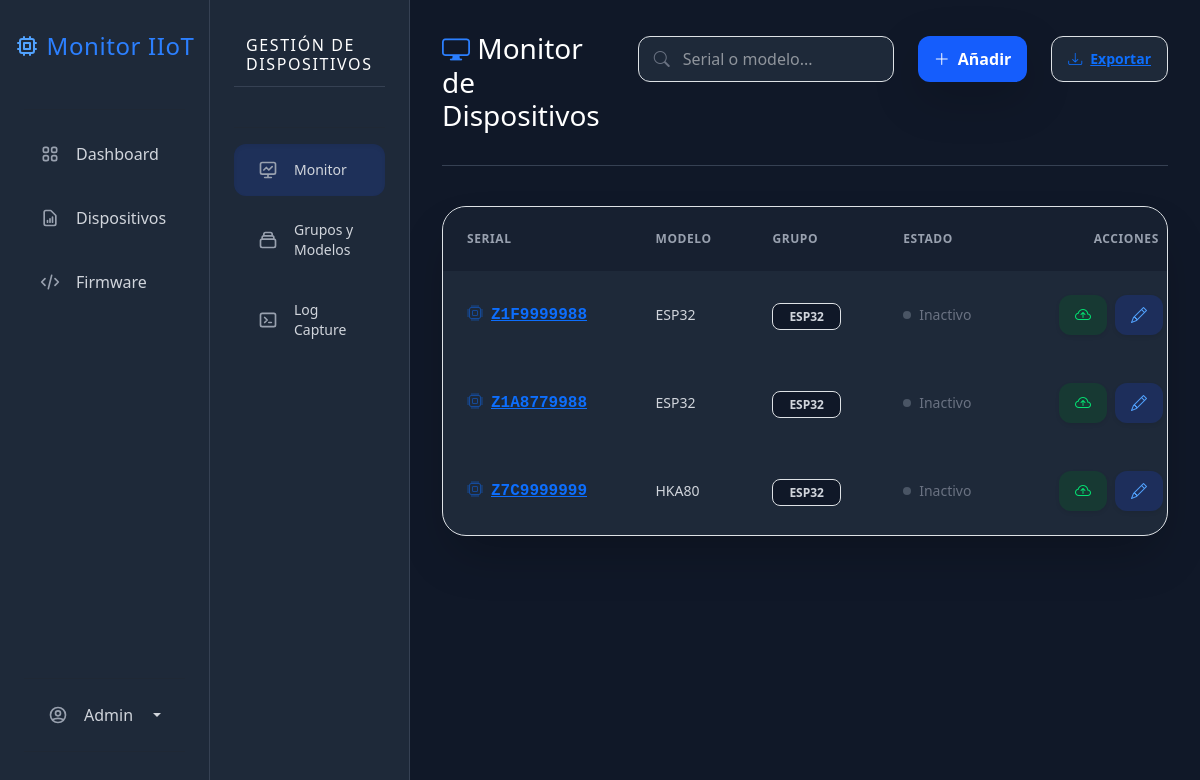
The page /dispositivos/ (signed in) on the database as committed earlier.
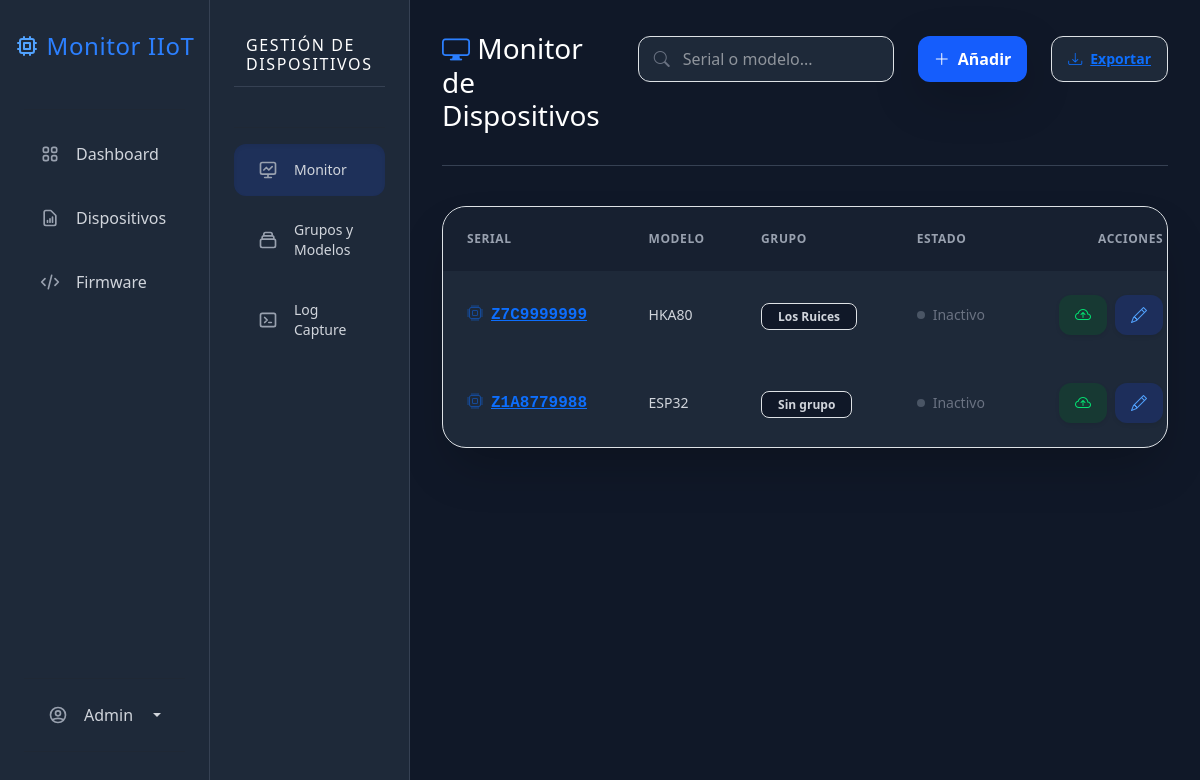
The same page on the database as committed later.
### impresoras/models.py (models this page shows, shortened)
class Dispositivo(models.Model):
    validar_serial = RegexValidator(
        regex=r'^[A-Z0-9]{10}$',
        message="El serial solo puede contener letras mayúsculas y números, sin espacios (ej. Z1F9999988).",
        code="serial_invalido"
    )
    serial = models.CharField(max_length=50, unique=True, validators=[validar_serial], help_text="Ingrese el serial exacto del equipo.")
    modelo = models.ForeignKey(
        ModeloEquipo,
        on_delete=models.SET_NULL,
        related_name='dispositivos',
        null=True,
        blank=True
    )
    grupo = models.ForeignKey(
        Grupo,
        on_delete=models.SET_NULL,
        null=True,
        blank=True
    )
    fecha_registro = models.DateTimeField(auto_now_add=True)
    ultimo_sts1 = models.IntegerField(null=True, blank=True)
    ultimo_sts2 = models.IntegerField(null=True, blank=True)
    ultima_conexion = models.DateTimeField(null=True, blank=True)
    fw_ismart_instalado = models.CharField(max_length=20, default="Desconocida", blank=True)
    fw_printer_instalado = models.CharField(max_length=20, default="Desconocida", blank=True)
    firmware_actual = models.ForeignKey(VersionFirmware, on_delete=models.SET_NULL, null=True, blank=True, related_name='equipos_instalados')
    ota_en_curso = models.BooleanField(default=False)
    @property
    def alertas_ota(self):
        from .models import VersionFirmware
        alertas = []
        datos = self.ultimo_log_datos
        fw_ismart_json = datos.get('fw_ismart', 'Desconocida')
        fw_printer_json = datos.get('fw_printer', 'Desconocida')
        ultima_v_ismart = VersionFirmware.objects.filter(tipo_modulo='ismart').order_by('-fecha_subida').first()
        if ultima_v_ismart and fw_ismart_json not in ['', 'None', 'Desconocida', '0']:
            if fw_ismart_json != ultima_v_ismart.version:
                alertas.append({
                    'modulo': 'iSmart',
                    'version_nueva': ultima_v_ismart.version,
                    'tipo': 'obligatoria' if ultima_v_ismart.es_obligatoria else 'opcional'
                })
        ultima_v_printer = VersionFirmware.objects.filter(tipo_modulo='impresora').order_by('-fecha_subida').first()
        if ultima_v_printer and fw_printer_json not in ['', 'None', 'Desconocida', '0']:
            if fw_printer_json != ultima_v_printer.version:
                alertas.append({
                    'modulo': 'Impresora Fiscal',
                    'version_nueva': ultima_v_printer.version,
                    'tipo': 'obligatoria' if ultima_v_printer.es_obligatoria else 'opcional'
                })
        return alertas
    @property
    def ultimo_log_datos(self):
        logs_cacheados = self.logs.all()
        if logs_cacheados:
            ultimo_registro = logs_cacheados[0] # Tomamos el primero de la memoria
            if ultimo_registro.detalles:
                try:
                    return json.loads(ultimo_registro.detalles)
                except json.JSONDecodeError:
                    return {}
        return {}

class ModeloEquipo(models.Model):
    nombre = models.CharField(max_length=100, unique=True)
    marca = models.CharField(max_length=100, blank=True, null=True)
    def __str__(self):
        if self.marca:
            return f"{self.marca} {self.nombre}"
        return self.nombre

class Grupo(models.Model):
    nombre = models.CharField(max_length=100)
    descripcion = models.TextField(blank=True, null=True)
    def __str__(self):
        return self.nombre

### impresoras/views.py (the view)
# urls.py: path('dispositivos/', lista_dispositivos, name='dispositivos_lista'),
@login_required
def lista_dispositivos(request):
    query = request.GET.get('buscar')
    dispositivos = Dispositivo.objects.select_related('modelo', 'grupo').all()
    proyectos_disponibles = ProyectoFirmware.objects.prefetch_related('versiones').all()
    if query:
        dispositivos = dispositivos.filter(
            Q(serial__icontains=query) | Q(modelo__nombre__icontains=query)
        )
    if request.method == 'POST':
        form = DispositivoForm(request.POST)
        if form.is_valid():
            form.save()
            return redirect('dispositivos_lista')
    else:
        form = DispositivoForm()
    grupos = Grupo.objects.all()
    modelos = ModeloEquipo.objects.all()
    context = {
        'dispositivos': dispositivos,
        'form': form,
        'grupos': grupos,
        'modelos': modelos,
        'proyectos_disponibles': proyectos_disponibles,
    }
    return render(request, 'lista_dispositivos.html', context)

### templates/lista_dispositivos.html (shortened to what this page needs)
{% extends 'dispositivos_base.html' %}
{% block dispositivos_content %}
<div class="w-full">
    <div class="flex justify-between items-start mb-10 border-b border-gray-700 pb-6">
        <div class="flex-grow">
            <h3 class="text-3xl font-extrabold text-white mb-2">
                <i class="bi bi-display text-blue-500"></i>
                Monitor de Dispositivos
            </h3>
        </div>
        <div class="flex gap-4 ml-6 shrink-0 mt-1">
            <form hx-get="{% url 'dispositivos_lista' %}"
                  hx-target="#contenido-principal"
                  hx-select="#contenido-principal"
                  hx-push-url="true">
                <div class="relative">
                    <i class="bi bi-search absolute left-4 top-1/2 -translate-y-1/2 text-gray-500"></i>
                    <input type="text" name="buscar"
                           class="w-full md:w-64 bg-gray-800 border border-gray-700 rounded-xl py-2.5 pl-11 pr-4 text-sm text-white focus:ring-2 focus:ring-blue-500 outline-none transition-all"
                           placeholder="Serial o modelo..." value="{{ request.GET.buscar }}">
                </div>
            </form>
            <button class="bg-blue-600 hover:bg-blue-500 text-white px-3 py-2 rounded-xl font-bold text-sm shadow-lg shadow-blue-900/20 transition-all flex items-center gap-2" data-bs-toggle="modal" data-bs-target="#modalAñadir">
                <i class="bi bi-plus-lg"></i> Añadir
            </button>
            <a href="{% url 'exportar_excel' %}?buscar={{ request.GET.buscar }}" class="bg-gray-800 hover:bg-gray-700 border border-gray-700 text-gray-300 px-3 py-2 rounded-xl font-bold text-sm transition-all flex items-center gap-2">
                <i class="bi bi-download"></i> Exportar
            </a>
        </div>
    </div>
    <div class="bg-gray-800 rounded-3xl border border-gray-700 shadow-2xl overflow-hidden mb-12">
        <div class="overflow-x-auto w-full">
            <table class="w-full text-left border-collapse min-w-[800px]">
                <thead class="bg-gray-900/50 text-gray-400 text-xs uppercase tracking-wider">
                    <tr>
                        <th class="p-4 font-semibold">Serial</th>
                        <th class="p-4 font-semibold">Modelo</th>
                        <th class="p-4 font-semibold">Grupo</th>
                        <th class="p-4 font-semibold">Estado</th>
                        <th class="p-4 font-semibold text-center">Acciones</th>
                    </tr>
                </thead>
                <tbody class="text-gray-300 divide-y divide-gray-700">
                    {% for equipo in dispositivos %}
                        <tr class="hover:bg-gray-700/50 transition-colors group">
                            <td class="p-4">
                                <a href="#"
                                    class="font-mono font-bold text-blue-400 hover:text-blue-300 transition-colors flex items-center gap-2 cursor-pointer"
                                    data-bs-toggle="modal"
                                    data-bs-target="#modalMonitor"
                                    data-serial="{{ equipo.serial }}"
                                    data-rif="{{ equipo.rif|default:'--' }}"
                                    data-sts1="{{ equipo.ultimo_log_datos.sts1|default:'--' }}"
                                    data-sts2="{{ equipo.ultimo_log_datos.sts2|default:'--' }}"
                                    data-err_cnt="{{ equipo.ultimo_log_datos.err_cnt|default:'0' }}"
                                    data-rec_att="{{ equipo.ultimo_log_datos.rec_att|default:'0' }}"
                                    data-atm="{{ equipo.ultimo_log_datos.atm|default:'--' }}"
                                    data-vts="{{ equipo.ultimo_log_datos.vts|default:'0' }}"
                                    data-last_b="{{ equipo.ultimo_log_datos.last_b|default:'--' }}"
                                    data-b_iss="{{ equipo.ultimo_log_datos.b_iss|default:'0' }}"
                                    data-db_n="{{ equipo.ultimo_log_datos.db_n|default:'--' }}"
                                    data-db_a="{{ equipo.ultimo_log_datos.db_a|default:'0' }}"
                                    data-cr_n="{{ equipo.ultimo_log_datos.cr_n|default:'--' }}"
                                    data-cr_a="{{ equipo.ultimo_log_datos.cr_a|default:'0' }}"
                                    data-nf_n="{{ equipo.ultimo_log_datos.nf_n|default:'--' }}"
                                    data-nf_a="{{ equipo.ultimo_log_datos.nf_a|default:'0' }}"
                                    data-z_cnt="{{ equipo.ultimo_log_datos.z_cnt|default:'--' }}"
                                    data-f_cnt="{{ equipo.ultimo_log_datos.f_cnt|default:'--' }}"
                                    data-date="{{ equipo.ultimo_log_datos.date|default:'--' }}"
                                    data-time="{{ equipo.ultimo_log_datos.time|default:'--' }}"
                                    onclick="preLlenarModal(this)">
                                    <i class="bi bi-cpu opacity-50 group-hover:opacity-100 transition-opacity"></i>
                                    {{ equipo.serial }}
                                </a>
                            </td>
                            <td class="p-4 text-sm">{{ equipo.modelo.nombre|default:"Sin modelo" }}</td>
                            <td class="p-4">
                                <span class="px-3 py-1 bg-gray-900 border border-gray-600 text-gray-300 rounded-lg text-xs font-bold">
                                    {{ equipo.grupo.nombre|default:"Sin grupo" }}
                                </span>
                            </td>
                            <td class="p-4" id="indicador-{{ equipo.serial }}">
                                <span class="flex items-center gap-2 text-gray-500 text-sm" title="Esperando conexión...">
                                    <span class="w-2 h-2 rounded-full bg-gray-600"></span> Inactivo
                                </span>
                            </td>
                            <td class="p-4 text-center whitespace-nowrap">
                                <div class="flex justify-end items-center gap-2">
                                    <button class="inline-flex items-center gap-2 px-3 py-2 text-green-400 bg-green-900/40 hover:bg-green-900/70 rounded-lg transition-all text-sm font-bold shadow-sm" data-bs-toggle="modal" data-bs-target="#modalOta-{{ equipo.id }}" title="Actualización OTA">
                                        <i class="bi bi-cloud-arrow-up"></i>
                                    </button>
                                    <button class="inline-flex items-center gap-2 px-3 py-2 text-blue-400 bg-blue-900/40 hover:bg-blue-900/70 rounded-lg transition-all text-sm font-bold shadow-sm" data-bs-toggle="modal" data-bs-target="#modalEditar-{{ equipo.id }}" title="Editar Dispositivo">
                                        <i class="bi bi-pencil"></i>
                                    </button>
                                </div>
                            </td>
                        </tr>
                    {% endfor %}
                </tbody>
            </table>
        </div>
    </div>
</div>
{% endblock %}

Rows that differ between the two databases and show on the page:
removed Dispositivo: serial "Z1F9999988", modelo.nombre "ESP32", grupo.nombre "ESP32"
removed Dispositivo: serial "Z1A8779988", modelo.nombre "ESP32", grupo.nombre "ESP32"
removed Dispositivo: serial "Z7C9999999", modelo.nombre "HKA80", grupo.nombre "ESP32"
added Dispositivo: serial "Z7C9999999", modelo.nombre "HKA80", grupo.nombre "Los Ruices"
added Dispositivo: serial "Z1A8779988", modelo.nombre "ESP32", grupo.nombre "Sin grupo"
